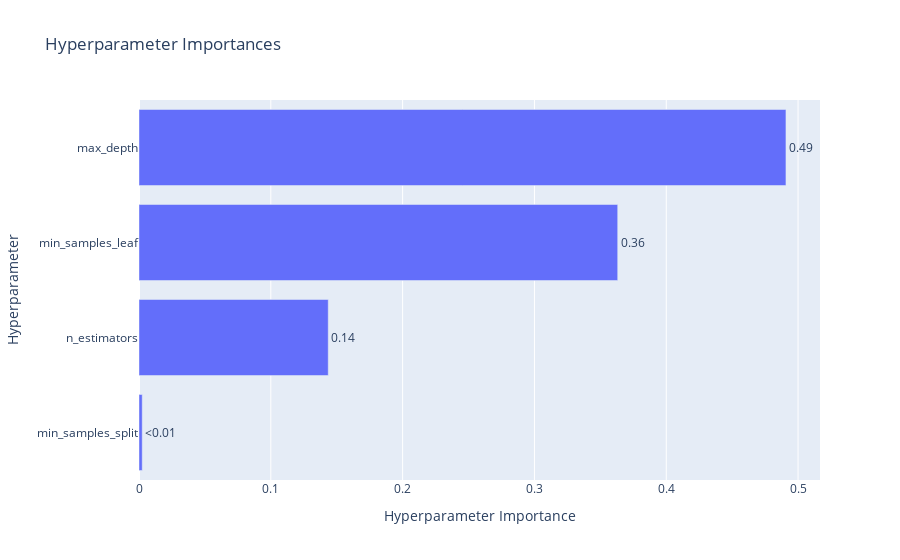

Here is the notebook cell this chart was saved with:
### Code cell
optuna.visualization.plot_param_importances(study_opt_wss_bc)

### Figure 1 — Plotly figure (JSON) as saved in the notebook; plotly's stock layout.template omitted (floating-point values rounded to 4 significant figures)
{"data": [{"cliponaxis": false, "hovertemplate": ["min_samples_split (IntDistribution): 0.0024471405623693603<extra></extra>", "n_estimators (IntDistribution): 0.14356561642361834<extra></extra>", "min_samples_leaf (IntDistribution): 0.36317362518029583<extra></extra>", "max_depth (IntDistribution): 0.4908136178337164<extra></extra>"], "name": "Objective Value", "orientation": "h", "text": ["<0.01", "0.14", "0.36", "0.49"], "textposition": "outside", "type": "bar", "x": [0.002447, 0.1436, 0.3632, 0.4908], "y": ["min_samples_split", "n_estimators", "min_samples_leaf", "max_depth"]}], "layout": {"autosize": true, "title": {"text": "Hyperparameter Importances"}, "xaxis": {"autorange": true, "range": [0, 0.5166], "title": {"text": "Hyperparameter Importance"}, "type": "linear"}, "yaxis": {"autorange": true, "range": [-0.5, 3.5], "title": {"text": "Hyperparameter"}, "type": "category"}}}
